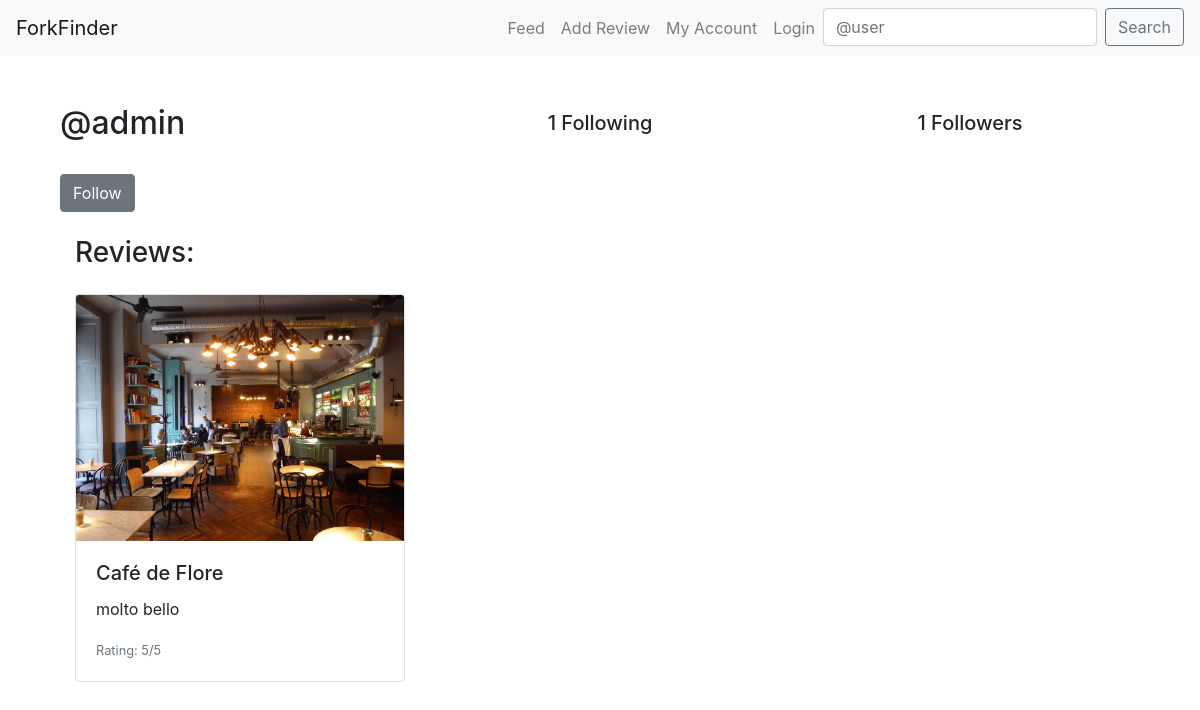
The app's page /profile/1/, older data.
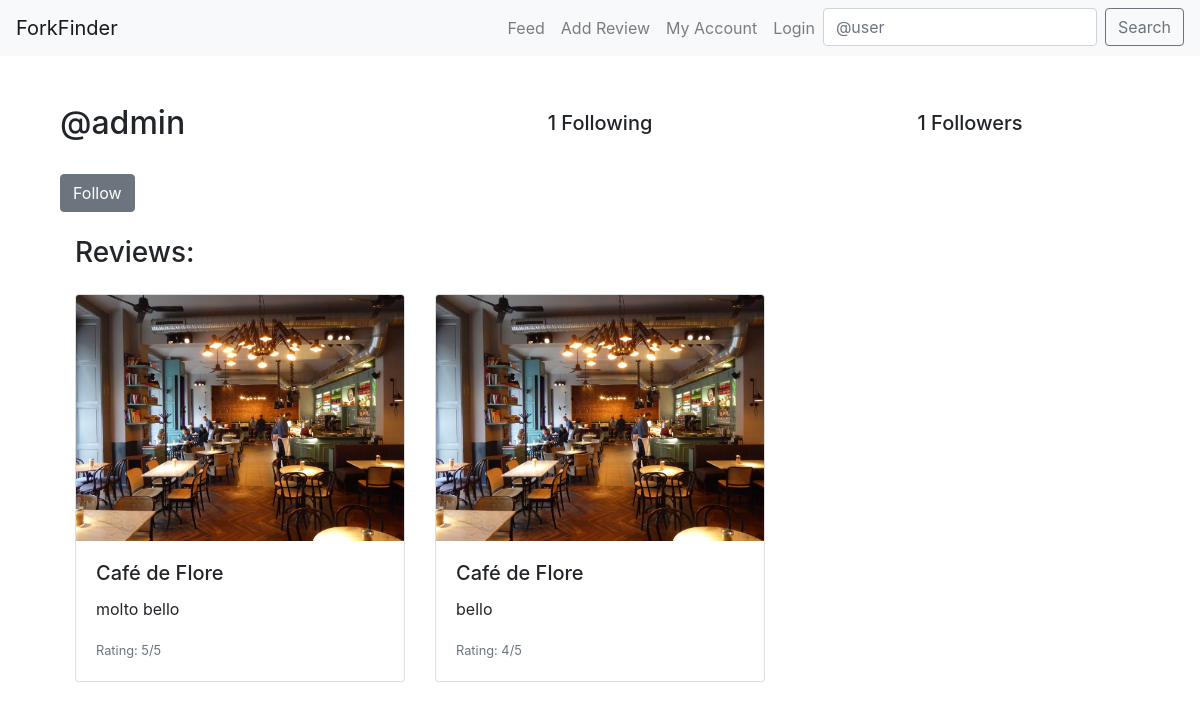
The same page, newer data.
### core/models.py (models this page shows, shortened)
class Review(models.Model):
    user= models.ForeignKey(
        User, related_name="reviews", on_delete=models.CASCADE)
    restaurant = models.ForeignKey(
        Restaurant, on_delete=models.CASCADE)
    body = models.CharField(max_length=255)
    rating = models.PositiveSmallIntegerField()
    photo = models.ImageField(upload_to='media/review_photos/')
    is_featured = models.BooleanField(default=False)
    created_at = models.DateTimeField(auto_now_add=True)

class Restaurant(models.Model):
    place_id = models.CharField(max_length=255, unique=True)
    name = models.CharField(max_length=60)
    address = models.CharField(max_length=120)
    longitude = models.CharField(max_length=255)
    latitude = models.CharField(max_length=255)

### core/views.py (the view, shortened to what this page needs)
# urls.py: path("profile/<int:pk>/", profile_view, name="profile"),
def profile_view(request,pk):
    profile = Profile.objects.get(pk=pk)
    return render(request, "profile.html", {"profile": profile})

### templates/profile.html (shortened to what this page needs)
{% extends "base.html" %}
{% block content %}
<div class="container">
    <div class="row align-items-center mb-4">
        <div class="col-md-4">
            <h2>@{{ profile.user.username }}</h2>
        </div>
        <div class="col-md-4 text-center">
            <h5>{{ profile.follows.count }} Following</h5>
        </div>
        <div class="col-md-4 text-center">
            <h5>{{ profile.followed_by.count }} Followers</h5>
        </div>
    </div>
    {% if profile.user != request.user %}
        <form method="post" class="mb-4">
            <div class="btn-group" role="group" aria-label="Basic example">
                {% if profile in user.profile.follows.all %}
                    <button type="button" class="btn btn-secondary" disabled>Following</button>
                    <button type="submit" class="btn btn-secondary" name="follow" value="unfollow">Unfollow</button>
                {% else %}
                    <button type="submit" class="btn btn-secondary" name="follow" value="follow">Follow</button>
                {% endif %}
            </div>
        </form>
    {% endif %}
    <div class="container">
        <h3 class="mb-4">Reviews:</h3>
        <div class="row">
            {% for review in profile.user.reviews.all %}
            <div class="col-md-4 mb-3">
                <div class="card">
                    <img src="{{ review.photo.url }}" class="card-img-top" alt="Restaurant Photo">
                    <div class="card-body">
                        <h5 class="card-title">{{ review.restaurant.name }}</h5>
                        <p class="card-text">{{ review.body }}</p>
                        <p class="card-text"><small class="text-muted">Rating: {{ review.rating }}/5</small></p>
                    </div>
                </div>
            </div>
            {% endfor %}
        </div>
    </div>
</div>
{% endblock %}

Row changes from the older to the newer data that the page shows:
added Review: photo (picture), restaurant.name "Café de Flore", body "bello", rating "4"
